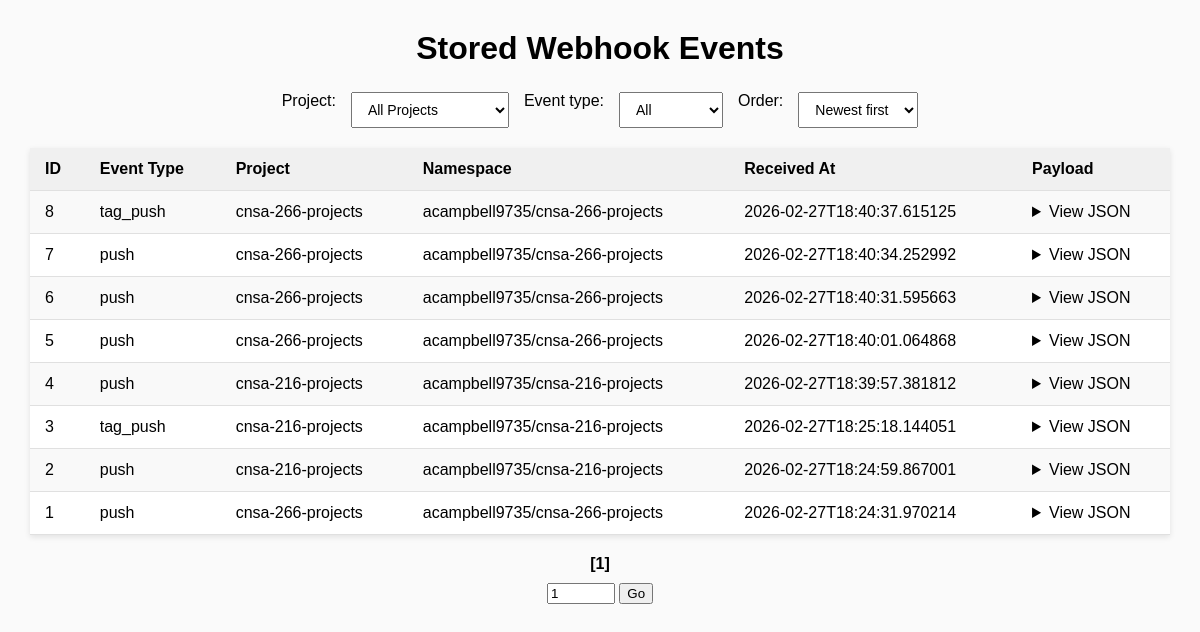
Page /dashboard on the earlier database version.
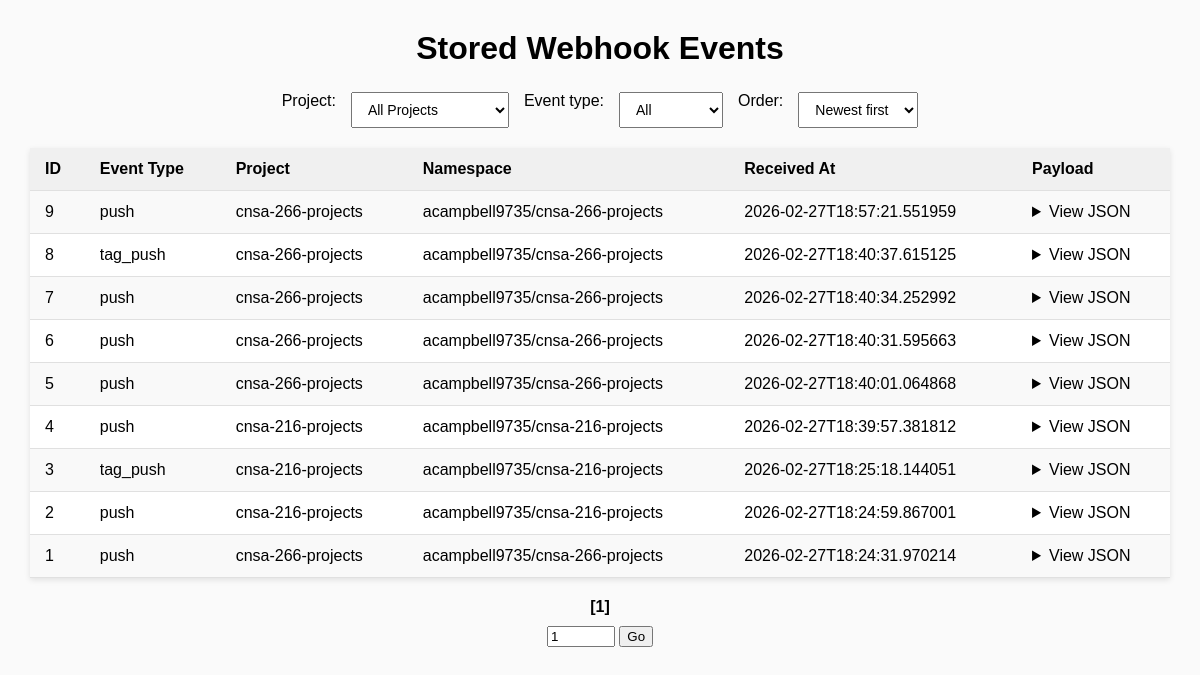
Same page on the later database version.
### tables this page shows
CREATE TABLE events (
            id INTEGER PRIMARY KEY AUTOINCREMENT,
            event_type TEXT,
            payload TEXT,
            received_at TEXT
        , project_id INTEGER, project_name TEXT, project_namespace TEXT, event_id TEXT);

### app.py (the view)
@app.route("/dashboard")
def dashboard():
    conn = get_db()
    page = int(request.args.get("page", 1))
    per_page = 20
    offset = (page - 1) * per_page
    order = request.args.get("order", "desc")
    if order not in ("asc", "desc"):
        order = "desc"
    projects = conn.execute(
        "SELECT DISTINCT project_name FROM events WHERE project_name IS NOT NULL ORDER BY project_name"
    ).fetchall()
    projects = [p["project_name"] for p in projects]
    selected_project = request.args.get("project")
    if selected_project and selected_project != "All":
        total = conn.execute(
            "SELECT COUNT(*) FROM events WHERE project_name = ?",
            (selected_project,)
        ).fetchone()[0]
        events = conn.execute(
            f"SELECT * FROM events WHERE project_name = ? ORDER BY id {order} LIMIT ? OFFSET ?",
            (selected_project, per_page, offset)
        ).fetchall()
    else:
        total = conn.execute("SELECT COUNT(*) FROM events").fetchone()[0]
        events = conn.execute(
            f"SELECT * FROM events ORDER BY id {order} LIMIT ? OFFSET ?",
            (per_page, offset)
        ).fetchall()
    total_pages = (total + per_page - 1) // per_page
    has_next = (page * per_page) < total
    has_prev = page > 1
    return render_template(
        "dashboard.html",
        events=events,
        projects=projects,
        selected_project=selected_project,
        page=page,
        has_next=has_next,
        has_prev=has_prev,
        total_pages=total_pages,
        order=order
    )

### database.py (called while the page is built)
def get_db():
    conn = sqlite3.connect("data/events.db")
    conn.row_factory = sqlite3.Row
    return conn

### templates/dashboard.html (shortened to what this page needs)
<!DOCTYPE html>
<html>
<head>
</head>
<body>
<h1>Stored Webhook Events</h1>
<div class="controls">
    <label for="project">Project:</label>
    <select id="project" name="project"
            onchange="location.href='?project=' + this.value + '&order={{ order }}'">
        <option value="All">All Projects</option>
    </select>
    <label for="filter">Event type:</label>
    <select id="filter">
        <option value="all">All</option>
    </select>
    <label for="order">Order:</label>
    <select id="order"
            onchange="location.href='?order=' + this.value + '{% if selected_project %}&project={{ selected_project }}{% endif %}'">
        <option value="desc" {% if order == 'desc' %}selected{% endif %}>Newest first</option>
    </select>
</div>
<table id="eventsTable">
    <tr>
        <th>ID</th>
        <th>Event Type</th>
        <th>Project</th>
        <th>Namespace</th>
        <th>Received At</th>
        <th>Payload</th>
    </tr>
    {% for event in events %}
    <tr data-type="{{ event['event_type'] }}">
        <td>{{ event['id'] }}</td>
        <td>{{ event['event_type'] }}</td>
        <td>{{ event['project_name'] }}</td>
        <td>{{ event['project_namespace'] }}</td>
        <td>{{ event['received_at'] }}</td>
        <td>
            <details>
                <summary>View JSON</summary>
            </details>
        </td>
    </tr>
    {% endfor %}
</table>
<div style="margin-top: 20px; text-align: center;">
    {% for p in range(1, total_pages + 1) %}
        {% if p == page %}
            <strong>[{{ p }}]</strong>
        {% else %}
            <a href="?page={{ p }}&order={{ order }}{% if selected_project %}&project={{ selected_project }}{% endif %}">
                {{ p }}
            </a>
        {% endif %}
    {% endfor %}
</div>
<div style="margin-top: 10px; text-align: center;">
    <form method="get" style="display: inline;">
        <input type="number" name="page" min="1" max="{{ total_pages }}" value="{{ page }}" style="width: 60px;">
        <button type="submit">Go</button>
    </form>
</div>
</body>
</html>

### templates/dashboard.html (style rules this page uses)
body { font-family: Arial, sans-serif; margin: 30px; background: #fafafa; }
h1 { text-align: center; margin-bottom: 25px; }
.controls { margin-bottom: 20px; display: flex; justify-content: center; gap: 15px; }
select { padding: 8px 12px; font-size: 14px; }
table { width: 100%; border-collapse: collapse; background: white; box-shadow: 0 2px 6px rgba(0,0,0,0.1); }
th, td { padding: 12px 15px; border-bottom: 1px solid #e0e0e0; vertical-align: top; }
th { background: #f0f0f0; text-align: left; font-weight: bold; }
tr:nth-child(even) { background: #f9f9f9; }
details { cursor: pointer; }

Differences in the rows shown:
added events: id "9", event_type "push", project_name "cnsa-266-projects", project_namespace "acampbell9735/cnsa-266-projects", received_at "2026-02-27T18:57:21.551959"
